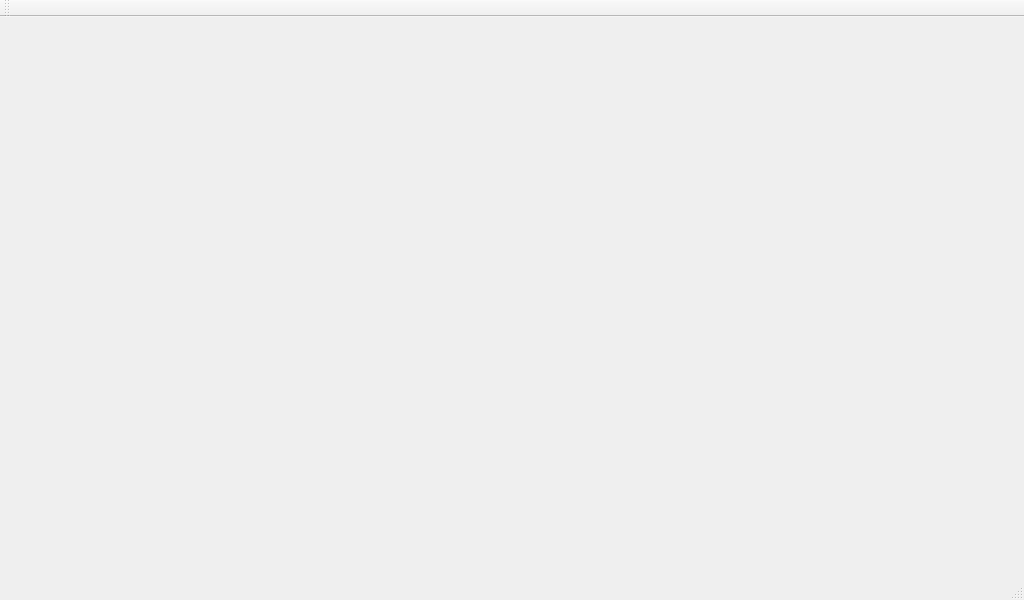
<?xml version="1.0" encoding="UTF-8"?>
<ui version="4.0">
 <class>MainWindow</class>
 <widget class="QMainWindow" name="MainWindow">
  <property name="geometry">
   <rect>
    <x>0</x>
    <y>0</y>
    <width>1024</width>
    <height>600</height>
   </rect>
  </property>
  <property name="sizePolicy">
   <sizepolicy hsizetype="Fixed" vsizetype="Fixed">
    <horstretch>0</horstretch>
    <verstretch>0</verstretch>
   </sizepolicy>
  </property>
  <property name="minimumSize">
   <size>
    <width>1024</width>
    <height>600</height>
   </size>
  </property>
  <property name="maximumSize">
   <size>
    <width>1024</width>
    <height>600</height>
   </size>
  </property>
  <property name="windowTitle">
   <string>MainWindow</string>
  </property>
  <widget class="QWidget" name="centralWidget"/>
  <widget class="QMenuBar" name="menuBar">
   <property name="geometry">
    <rect>
     <x>0</x>
     <y>0</y>
     <width>1024</width>
     <height>23</height>
    </rect>
   </property>
  </widget>
  <widget class="QToolBar" name="mainToolBar">
   <attribute name="toolBarArea">
    <enum>TopToolBarArea</enum>
   </attribute>
   <attribute name="toolBarBreak">
    <bool>false</bool>
   </attribute>
  </widget>
  <widget class="QStatusBar" name="statusBar"/>
 </widget>
 <layoutdefault spacing="6" margin="11"/>
 <resources/>
 <connections/>
</ui>
